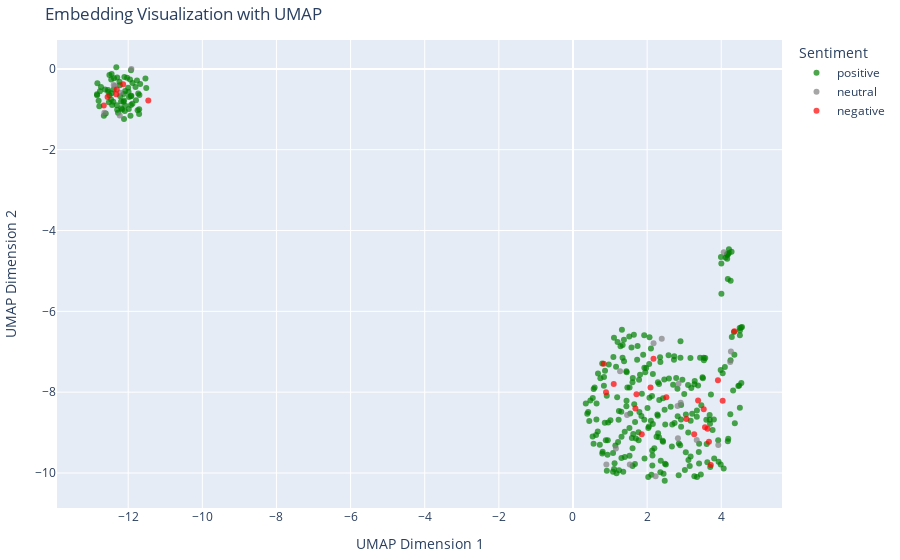

Notebook code cell kept with this figure:
### Code cell
import umap.umap_ as umap

def visualizeEmbeddings(df):
    embeddings = np.array(df['embedding'].tolist())
    sentiment_labels = df['sentiment_label']

    # Reduce dimensionality with UMAP
    reducer = umap.UMAP(n_neighbors=15, min_dist=0.1, n_components=2, random_state=42)
    reduced_embeddings = reducer.fit_transform(embeddings)

    # Create DataFrame for visualization
    viz_df = pd.DataFrame(reduced_embeddings, columns=['x', 'y'])
    viz_df['sentiment_label'] = sentiment_labels

    # Scatter plot with Plotly for interactive visualization
    fig = px.scatter(
        viz_df,
        x='x',
        y='y',
        color='sentiment_label',
        title='Embedding Visualization with UMAP',
        labels={'x': 'UMAP Dimension 1', 'y': 'UMAP Dimension 2'},
        color_discrete_map={'positive': 'green', 'neutral': 'gray', 'negative': 'red'},
        opacity=0.7
    )
    fig.update_layout(showlegend=True, legend=dict(title='Sentiment'), margin=dict(l=10, r=10, t=40, b=10))
    fig.show()

visualizeEmbeddings(reviews)

### Figure 1 — Plotly figure (JSON) as saved in the notebook; plotly's stock layout.template omitted (floating-point values rounded to 4 significant figures; data arrays with more than 128 entries replaced by an {"elided": "..."} marker saying what was removed)
{"data": [{"hovertemplate": "sentiment_label=positive<br>UMAP Dimension 1=%{x}<br>UMAP Dimension 2=%{y}<extra></extra>", "legendgroup": "positive", "marker": {"color": "green", "opacity": 0.7, "symbol": "circle"}, "mode": "markers", "name": "positive", "orientation": "v", "showlegend": true, "type": "scatter", "x": {"elided": "303 float values"}, "xaxis": "x", "y": {"elided": "303 float values"}, "yaxis": "y"}, {"hovertemplate": "sentiment_label=neutral<br>UMAP Dimension 1=%{x}<br>UMAP Dimension 2=%{y}<extra></extra>", "legendgroup": "neutral", "marker": {"color": "gray", "opacity": 0.7, "symbol": "circle"}, "mode": "markers", "name": "neutral", "orientation": "v", "showlegend": true, "type": "scatter", "x": [2.906, 1.533, 2.831, 2.395, 1.459, 2.822, 0.9008, 2.229, 1.158, 2.847, 3.921, 3.338, 4.262, 2.174, 1.27, -12.36, 4.242, 4.067, -12.21, -12.39, -11.91, -12.23, -12.64], "xaxis": "x", "y": [-8.263, -9.793, -9.138, -6.675, -8.564, -8.344, -9.788, -10.08, -9.395, -7.794, -9.306, -9.182, -6.993, -6.787, -7.482, -0.4238, -7.252, -4.537, -0.5902, -0.3961, -0.001169, -1.153, -1.083], "yaxis": "y"}, {"hovertemplate": "sentiment_label=negative<br>UMAP Dimension 1=%{x}<br>UMAP Dimension 2=%{y}<extra></extra>", "legendgroup": "negative", "marker": {"color": "red", "opacity": 0.7, "symbol": "circle"}, "mode": "markers", "name": "negative", "orientation": "v", "showlegend": true, "type": "scatter", "x": [3.668, 3.27, 1.856, 3.911, 3.629, 2.092, 0.8911, 3.528, 3.562, 2.172, 1.684, 3.061, 1.1, 3.375, 3.718, 2.519, 0.8277, 1.713, 4.038, -12.32, 4.355, -12.31, -12.14, -12.56, -11.46, -12.66], "xaxis": "x", "y": [-9.227, -9.039, -9.041, -7.703, -8.908, -7.885, -8.001, -8.421, -8.868, -7.173, -8.404, -8.665, -7.799, -8.209, -9.804, -8.123, -7.294, -8.049, -8.215, -0.6273, -6.495, -0.5086, -0.3781, -0.6984, -0.7846, -0.9061], "yaxis": "y"}], "layout": {"legend": {"title": {"text": "Sentiment"}, "tracegroupgap": 0}, "margin": {"b": 10, "l": 10, "r": 10, "t": 40}, "showlegend": true, "title": {"text": "Embedding Visualization with UMAP"}, "xaxis": {"anchor": "y", "domain": [0, 1], "title": {"text": "UMAP Dimension 1"}}, "yaxis": {"anchor": "x", "domain": [0, 1], "title": {"text": "UMAP Dimension 2"}}}}
